Frame 1 (no input): blank canvas, image omitted
Frame 60 (the mouse pressed at the canvas centre just before this capture): blank canvas, image omitted
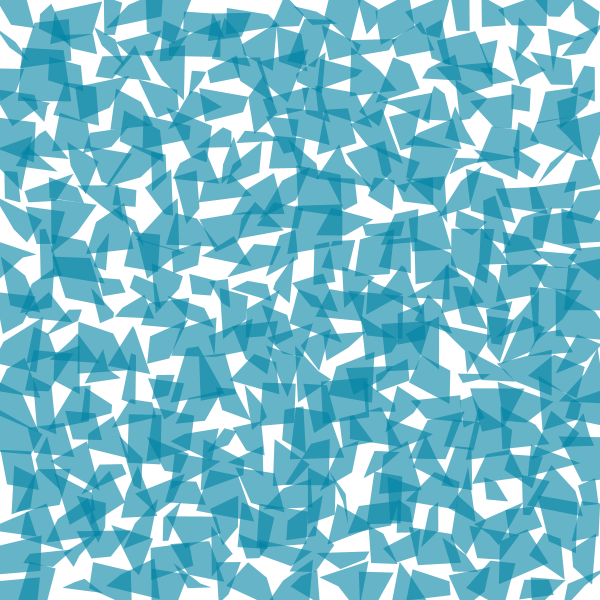
Frame 120 (the mouse held since frame 60 and released just before this capture)

The Processing sketch whose frames 1 and 60 were blank and that drew this single picture after the mouse press (run headless with seeded random() and noise(); from frame 60 on, the mouse is pressed at the canvas centre):

// Processing sketch: sketch_210614a
// ── sketch_210614a.pde

int tileCount = 20;
int rectSize = 30;
int actRandomSeed = 0;

void setup(){
  size(600, 600);
}



void draw() {

  colorMode(HSB, 360, 100, 100, 100);
  background(360);
  smooth();
  noStroke();

  fill(192,100,64,60);

  randomSeed(actRandomSeed);

  for (int gridY=0; gridY<tileCount; gridY++) {
    for (int gridX=0; gridX<tileCount; gridX++) {
      
      int posX = width/tileCount * gridX;
      int posY = height/tileCount * gridY;

      float shiftX1 = mouseX/20 * random(-1, 1);
      float shiftY1 = mouseY/20 * random(-1, 1);
      float shiftX2 = mouseX/20 * random(-1, 1);
      float shiftY2 = mouseY/20 * random(-1, 1);
      float shiftX3 = mouseX/20 * random(-1, 1);
      float shiftY3 = mouseY/20 * random(-1, 1);
      float shiftX4 = mouseX/20 * random(-1, 1);
      float shiftY4 = mouseY/20 * random(-1, 1);
     
      beginShape();
      vertex(posX+shiftX1, posY+shiftY1);
      vertex(posX+rectSize+shiftX2, posY+shiftY2);
      vertex(posX+rectSize+shiftX3, posY+rectSize+shiftY3);
      vertex(posX+shiftX4, posY+rectSize+shiftY4);
      endShape(CLOSE);
    }
  } 
  
}


void mousePressed() {
  actRandomSeed = (int) random(100000);
}
